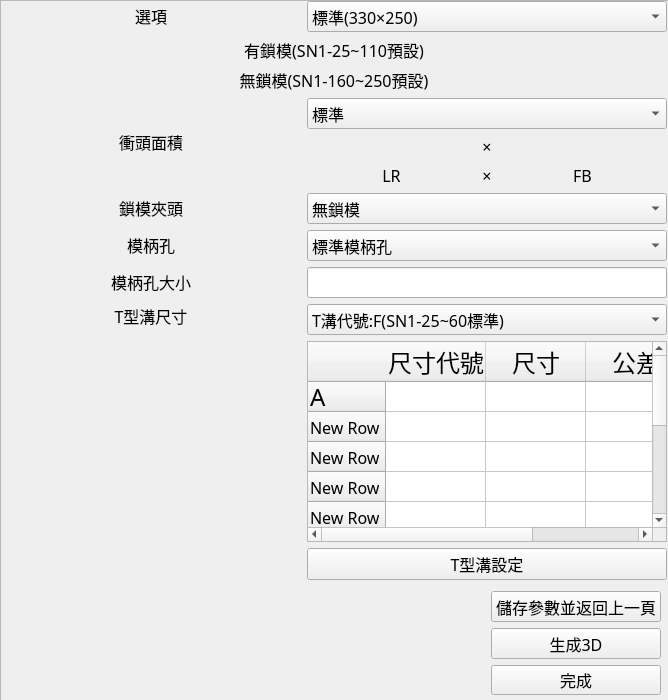
<?xml version="1.0" encoding="UTF-8"?>
<ui version="4.0">
 <class>Form</class>
 <widget class="QWidget" name="Form">
  <property name="geometry">
   <rect>
    <x>0</x>
    <y>0</y>
    <width>668</width>
    <height>700</height>
   </rect>
  </property>
  <property name="sizePolicy">
   <sizepolicy hsizetype="Maximum" vsizetype="Maximum">
    <horstretch>0</horstretch>
    <verstretch>0</verstretch>
   </sizepolicy>
  </property>
  <property name="minimumSize">
   <size>
    <width>668</width>
    <height>700</height>
   </size>
  </property>
  <property name="maximumSize">
   <size>
    <width>668</width>
    <height>700</height>
   </size>
  </property>
  <property name="windowTitle">
   <string>Form</string>
  </property>
  <widget class="QScrollArea" name="scrollArea">
   <property name="enabled">
    <bool>true</bool>
   </property>
   <property name="geometry">
    <rect>
     <x>0</x>
     <y>0</y>
     <width>690</width>
     <height>1000</height>
    </rect>
   </property>
   <property name="sizePolicy">
    <sizepolicy hsizetype="Maximum" vsizetype="Maximum">
     <horstretch>0</horstretch>
     <verstretch>0</verstretch>
    </sizepolicy>
   </property>
   <property name="minimumSize">
    <size>
     <width>690</width>
     <height>1000</height>
    </size>
   </property>
   <property name="maximumSize">
    <size>
     <width>690</width>
     <height>1000</height>
    </size>
   </property>
   <property name="widgetResizable">
    <bool>true</bool>
   </property>
   <property name="alignment">
    <set>Qt::AlignCenter</set>
   </property>
   <widget class="QWidget" name="scrollAreaWidgetContents">
    <property name="geometry">
     <rect>
      <x>0</x>
      <y>0</y>
      <width>671</width>
      <height>1500</height>
     </rect>
    </property>
    <property name="minimumSize">
     <size>
      <width>0</width>
      <height>1500</height>
     </size>
    </property>
    <widget class="QWidget" name="layoutWidget">
     <property name="geometry">
      <rect>
       <x>0</x>
       <y>0</y>
       <width>666</width>
       <height>579</height>
      </rect>
     </property>
     <layout class="QVBoxLayout" name="verticalLayout_2">
      <item>
       <layout class="QVBoxLayout" name="verticalLayout">
        <item>
         <layout class="QGridLayout" name="gridLayout_2">
          <item row="1" column="0" colspan="3">
           <widget class="QLabel" name="label_21">
            <property name="sizePolicy">
             <sizepolicy hsizetype="Expanding" vsizetype="Fixed">
              <horstretch>0</horstretch>
              <verstretch>0</verstretch>
             </sizepolicy>
            </property>
            <property name="font">
             <font>
              <family>微軟正黑體</family>
              <pointsize>12</pointsize>
             </font>
            </property>
            <property name="text">
             <string>有鎖模(SN1-25~110預設)</string>
            </property>
            <property name="alignment">
             <set>Qt::AlignCenter</set>
            </property>
           </widget>
          </item>
          <item row="2" column="0" colspan="3">
           <widget class="QLabel" name="label_22">
            <property name="sizePolicy">
             <sizepolicy hsizetype="Expanding" vsizetype="Fixed">
              <horstretch>0</horstretch>
              <verstretch>0</verstretch>
             </sizepolicy>
            </property>
            <property name="font">
             <font>
              <family>微軟正黑體</family>
              <pointsize>12</pointsize>
             </font>
            </property>
            <property name="text">
             <string>無鎖模(SN1-160~250預設)</string>
            </property>
            <property name="alignment">
             <set>Qt::AlignCenter</set>
            </property>
           </widget>
          </item>
          <item row="0" column="1" colspan="2">
           <widget class="QComboBox" name="slide_select">
            <property name="sizePolicy">
             <sizepolicy hsizetype="Minimum" vsizetype="Fixed">
              <horstretch>0</horstretch>
              <verstretch>0</verstretch>
             </sizepolicy>
            </property>
            <property name="minimumSize">
             <size>
              <width>175</width>
              <height>0</height>
             </size>
            </property>
            <property name="font">
             <font>
              <family>微軟正黑體</family>
              <pointsize>12</pointsize>
             </font>
            </property>
            <item>
             <property name="text">
              <string>標準(330×250)</string>
             </property>
            </item>
            <item>
             <property name="text">
              <string>標準加大I型(380×250)</string>
             </property>
            </item>
            <item>
             <property name="text">
              <string>標準加大II型(430×250)</string>
             </property>
            </item>
            <item>
             <property name="text">
              <string>特殊衝頭</string>
             </property>
            </item>
           </widget>
          </item>
          <item row="0" column="0">
           <widget class="QLabel" name="label_13">
            <property name="sizePolicy">
             <sizepolicy hsizetype="Minimum" vsizetype="Fixed">
              <horstretch>0</horstretch>
              <verstretch>0</verstretch>
             </sizepolicy>
            </property>
            <property name="minimumSize">
             <size>
              <width>300</width>
              <height>0</height>
             </size>
            </property>
            <property name="font">
             <font>
              <family>微軟正黑體</family>
              <pointsize>12</pointsize>
             </font>
            </property>
            <property name="text">
             <string>選項</string>
            </property>
            <property name="alignment">
             <set>Qt::AlignCenter</set>
            </property>
           </widget>
          </item>
         </layout>
        </item>
        <item>
         <layout class="QGridLayout" name="gridLayout_3">
          <item row="0" column="0">
           <widget class="QLabel" name="label">
            <property name="sizePolicy">
             <sizepolicy hsizetype="Minimum" vsizetype="Fixed">
              <horstretch>0</horstretch>
              <verstretch>0</verstretch>
             </sizepolicy>
            </property>
            <property name="minimumSize">
             <size>
              <width>300</width>
              <height>0</height>
             </size>
            </property>
            <property name="font">
             <font>
              <family>微軟正黑體</family>
              <pointsize>12</pointsize>
             </font>
            </property>
            <property name="text">
             <string>衝頭面積</string>
            </property>
            <property name="alignment">
             <set>Qt::AlignCenter</set>
            </property>
           </widget>
          </item>
          <item row="0" column="1">
           <layout class="QGridLayout" name="gridLayout">
            <item row="0" column="0" colspan="3">
             <widget class="QComboBox" name="slide_extrasize">
              <property name="sizePolicy">
               <sizepolicy hsizetype="Expanding" vsizetype="Fixed">
                <horstretch>0</horstretch>
                <verstretch>0</verstretch>
               </sizepolicy>
              </property>
              <property name="font">
               <font>
                <family>微軟正黑體</family>
                <pointsize>12</pointsize>
               </font>
              </property>
              <item>
               <property name="text">
                <string>標準</string>
               </property>
              </item>
              <item>
               <property name="text">
                <string>加大I型</string>
               </property>
              </item>
              <item>
               <property name="text">
                <string>加大II型</string>
               </property>
              </item>
             </widget>
            </item>
            <item row="1" column="0">
             <widget class="QLabel" name="slide_LR">
              <property name="sizePolicy">
               <sizepolicy hsizetype="Minimum" vsizetype="Fixed">
                <horstretch>0</horstretch>
                <verstretch>0</verstretch>
               </sizepolicy>
              </property>
              <property name="minimumSize">
               <size>
                <width>100</width>
                <height>0</height>
               </size>
              </property>
              <property name="font">
               <font>
                <family>微軟正黑體</family>
                <pointsize>12</pointsize>
               </font>
              </property>
              <property name="text">
               <string/>
              </property>
              <property name="alignment">
               <set>Qt::AlignCenter</set>
              </property>
             </widget>
            </item>
            <item row="1" column="1">
             <widget class="QLabel" name="label_16">
              <property name="sizePolicy">
               <sizepolicy hsizetype="Fixed" vsizetype="Fixed">
                <horstretch>0</horstretch>
                <verstretch>0</verstretch>
               </sizepolicy>
              </property>
              <property name="font">
               <font>
                <family>微軟正黑體</family>
                <pointsize>12</pointsize>
               </font>
              </property>
              <property name="text">
               <string>×</string>
              </property>
              <property name="alignment">
               <set>Qt::AlignCenter</set>
              </property>
             </widget>
            </item>
            <item row="1" column="2">
             <widget class="QLabel" name="slide_FB">
              <property name="sizePolicy">
               <sizepolicy hsizetype="Minimum" vsizetype="Fixed">
                <horstretch>0</horstretch>
                <verstretch>0</verstretch>
               </sizepolicy>
              </property>
              <property name="minimumSize">
               <size>
                <width>100</width>
                <height>0</height>
               </size>
              </property>
              <property name="font">
               <font>
                <family>微軟正黑體</family>
                <pointsize>12</pointsize>
               </font>
              </property>
              <property name="text">
               <string/>
              </property>
              <property name="alignment">
               <set>Qt::AlignCenter</set>
              </property>
             </widget>
            </item>
            <item row="2" column="0">
             <widget class="QLabel" name="label_19">
              <property name="sizePolicy">
               <sizepolicy hsizetype="Minimum" vsizetype="Fixed">
                <horstretch>0</horstretch>
                <verstretch>0</verstretch>
               </sizepolicy>
              </property>
              <property name="minimumSize">
               <size>
                <width>100</width>
                <height>0</height>
               </size>
              </property>
              <property name="font">
               <font>
                <family>微軟正黑體</family>
                <pointsize>12</pointsize>
               </font>
              </property>
              <property name="text">
               <string>LR</string>
              </property>
              <property name="alignment">
               <set>Qt::AlignCenter</set>
              </property>
             </widget>
            </item>
            <item row="2" column="1">
             <widget class="QLabel" name="label_15">
              <property name="sizePolicy">
               <sizepolicy hsizetype="Fixed" vsizetype="Fixed">
                <horstretch>0</horstretch>
                <verstretch>0</verstretch>
               </sizepolicy>
              </property>
              <property name="font">
               <font>
                <family>微軟正黑體</family>
                <pointsize>12</pointsize>
               </font>
              </property>
              <property name="text">
               <string>×</string>
              </property>
              <property name="alignment">
               <set>Qt::AlignCenter</set>
              </property>
             </widget>
            </item>
            <item row="2" column="2">
             <widget class="QLabel" name="label_20">
              <property name="sizePolicy">
               <sizepolicy hsizetype="Minimum" vsizetype="Fixed">
                <horstretch>0</horstretch>
                <verstretch>0</verstretch>
               </sizepolicy>
              </property>
              <property name="minimumSize">
               <size>
                <width>100</width>
                <height>0</height>
               </size>
              </property>
              <property name="font">
               <font>
                <family>微軟正黑體</family>
                <pointsize>12</pointsize>
               </font>
              </property>
              <property name="text">
               <string>FB</string>
              </property>
              <property name="alignment">
               <set>Qt::AlignCenter</set>
              </property>
             </widget>
            </item>
           </layout>
          </item>
          <item row="1" column="0">
           <widget class="QLabel" name="label_14">
            <property name="sizePolicy">
             <sizepolicy hsizetype="Minimum" vsizetype="Fixed">
              <horstretch>0</horstretch>
              <verstretch>0</verstretch>
             </sizepolicy>
            </property>
            <property name="minimumSize">
             <size>
              <width>300</width>
              <height>0</height>
             </size>
            </property>
            <property name="font">
             <font>
              <family>微軟正黑體</family>
              <pointsize>12</pointsize>
             </font>
            </property>
            <property name="text">
             <string>鎖模夾頭</string>
            </property>
            <property name="alignment">
             <set>Qt::AlignCenter</set>
            </property>
           </widget>
          </item>
          <item row="1" column="1">
           <widget class="QComboBox" name="slide_chuck">
            <property name="sizePolicy">
             <sizepolicy hsizetype="Expanding" vsizetype="Fixed">
              <horstretch>0</horstretch>
              <verstretch>0</verstretch>
             </sizepolicy>
            </property>
            <property name="font">
             <font>
              <family>微軟正黑體</family>
              <pointsize>12</pointsize>
             </font>
            </property>
            <item>
             <property name="text">
              <string>無鎖模</string>
             </property>
            </item>
            <item>
             <property name="text">
              <string>有鎖模</string>
             </property>
            </item>
           </widget>
          </item>
          <item row="2" column="0">
           <widget class="QLabel" name="label_17">
            <property name="sizePolicy">
             <sizepolicy hsizetype="Minimum" vsizetype="Fixed">
              <horstretch>0</horstretch>
              <verstretch>0</verstretch>
             </sizepolicy>
            </property>
            <property name="minimumSize">
             <size>
              <width>300</width>
              <height>0</height>
             </size>
            </property>
            <property name="font">
             <font>
              <family>微軟正黑體</family>
              <pointsize>12</pointsize>
             </font>
            </property>
            <property name="text">
             <string>模柄孔</string>
            </property>
            <property name="alignment">
             <set>Qt::AlignCenter</set>
            </property>
           </widget>
          </item>
          <item row="2" column="1">
           <widget class="QComboBox" name="slide_dieshank">
            <property name="sizePolicy">
             <sizepolicy hsizetype="Expanding" vsizetype="Fixed">
              <horstretch>0</horstretch>
              <verstretch>0</verstretch>
             </sizepolicy>
            </property>
            <property name="font">
             <font>
              <family>微軟正黑體</family>
              <pointsize>12</pointsize>
             </font>
            </property>
            <item>
             <property name="text">
              <string>標準模柄孔</string>
             </property>
            </item>
            <item>
             <property name="text">
              <string>無模柄孔</string>
             </property>
            </item>
            <item>
             <property name="text">
              <string>特殊模柄孔</string>
             </property>
            </item>
           </widget>
          </item>
          <item row="3" column="0">
           <widget class="QLabel" name="label_18">
            <property name="sizePolicy">
             <sizepolicy hsizetype="Minimum" vsizetype="Fixed">
              <horstretch>0</horstretch>
              <verstretch>0</verstretch>
             </sizepolicy>
            </property>
            <property name="minimumSize">
             <size>
              <width>300</width>
              <height>0</height>
             </size>
            </property>
            <property name="font">
             <font>
              <family>微軟正黑體</family>
              <pointsize>12</pointsize>
             </font>
            </property>
            <property name="text">
             <string>模柄孔大小</string>
            </property>
            <property name="alignment">
             <set>Qt::AlignCenter</set>
            </property>
           </widget>
          </item>
          <item row="3" column="1">
           <widget class="QLineEdit" name="slide_dieshank_size">
            <property name="font">
             <font>
              <family>微軟正黑體</family>
              <pointsize>12</pointsize>
             </font>
            </property>
           </widget>
          </item>
         </layout>
        </item>
       </layout>
      </item>
      <item>
       <layout class="QGridLayout" name="gridLayout_5">
        <item row="1" column="0">
         <widget class="QLabel" name="removepicture_2">
          <property name="sizePolicy">
           <sizepolicy hsizetype="Minimum" vsizetype="Expanding">
            <horstretch>0</horstretch>
            <verstretch>0</verstretch>
           </sizepolicy>
          </property>
          <property name="minimumSize">
           <size>
            <width>300</width>
            <height>0</height>
           </size>
          </property>
          <property name="font">
           <font>
            <family>微軟正黑體</family>
            <pointsize>18</pointsize>
            <weight>50</weight>
            <bold>false</bold>
           </font>
          </property>
          <property name="text">
           <string/>
          </property>
          <property name="pixmap">
           <pixmap>T溝詳圖.png</pixmap>
          </property>
          <property name="scaledContents">
           <bool>true</bool>
          </property>
          <property name="alignment">
           <set>Qt::AlignCenter</set>
          </property>
         </widget>
        </item>
        <item row="0" column="1" rowspan="2">
         <layout class="QGridLayout" name="gridLayout_6">
          <item row="0" column="0">
           <widget class="QComboBox" name="t_solt_type">
            <property name="sizePolicy">
             <sizepolicy hsizetype="Expanding" vsizetype="Fixed">
              <horstretch>0</horstretch>
              <verstretch>0</verstretch>
             </sizepolicy>
            </property>
            <property name="font">
             <font>
              <family>微軟正黑體</family>
              <pointsize>12</pointsize>
             </font>
            </property>
            <item>
             <property name="text">
              <string>T溝代號:F(SN1-25~60標準)</string>
             </property>
            </item>
            <item>
             <property name="text">
              <string>T溝代號:G(SN1-80~250標準)</string>
             </property>
            </item>
            <item>
             <property name="text">
              <string>特殊T溝</string>
             </property>
            </item>
           </widget>
          </item>
          <item row="2" column="0">
           <widget class="QPushButton" name="t_machining">
            <property name="sizePolicy">
             <sizepolicy hsizetype="Expanding" vsizetype="Fixed">
              <horstretch>0</horstretch>
              <verstretch>0</verstretch>
             </sizepolicy>
            </property>
            <property name="font">
             <font>
              <family>微軟正黑體</family>
              <pointsize>12</pointsize>
             </font>
            </property>
            <property name="text">
             <string>T型溝設定</string>
            </property>
           </widget>
          </item>
          <item row="1" column="0">
           <widget class="QTableWidget" name="t_solttable">
            <property name="font">
             <font>
              <family>微軟正黑體</family>
              <pointsize>12</pointsize>
             </font>
            </property>
            <property name="contextMenuPolicy">
             <enum>Qt::NoContextMenu</enum>
            </property>
            <property name="layoutDirection">
             <enum>Qt::LeftToRight</enum>
            </property>
            <property name="styleSheet">
             <string notr="true">text-align: center;
</string>
            </property>
            <property name="verticalScrollBarPolicy">
             <enum>Qt::ScrollBarAsNeeded</enum>
            </property>
            <property name="horizontalScrollBarPolicy">
             <enum>Qt::ScrollBarAsNeeded</enum>
            </property>
            <property name="sizeAdjustPolicy">
             <enum>QAbstractScrollArea::AdjustToContents</enum>
            </property>
            <property name="textElideMode">
             <enum>Qt::ElideMiddle</enum>
            </property>
            <row>
             <property name="text">
              <string>A</string>
             </property>
             <property name="font">
              <font>
               <family>微軟正黑體</family>
               <pointsize>18</pointsize>
              </font>
             </property>
            </row>
            <row>
             <property name="text">
              <string>New Row</string>
             </property>
            </row>
            <row>
             <property name="text">
              <string>New Row</string>
             </property>
            </row>
            <row>
             <property name="text">
              <string>New Row</string>
             </property>
            </row>
            <row>
             <property name="text">
              <string>New Row</string>
             </property>
            </row>
            <row>
             <property name="text">
              <string>New Row</string>
             </property>
            </row>
            <row>
             <property name="text">
              <string>B</string>
             </property>
             <property name="font">
              <font>
               <family>微軟正黑體</family>
               <pointsize>18</pointsize>
              </font>
             </property>
            </row>
            <row>
             <property name="text">
              <string>C</string>
             </property>
             <property name="font">
              <font>
               <family>微軟正黑體</family>
               <pointsize>18</pointsize>
              </font>
             </property>
            </row>
            <row>
             <property name="text">
              <string>D</string>
             </property>
             <property name="font">
              <font>
               <family>微軟正黑體</family>
               <pointsize>18</pointsize>
              </font>
             </property>
            </row>
            <column>
             <property name="text">
              <string>尺寸代號</string>
             </property>
             <property name="font">
              <font>
               <family>微軟正黑體</family>
               <pointsize>18</pointsize>
              </font>
             </property>
            </column>
            <column>
             <property name="text">
              <string>尺寸</string>
             </property>
             <property name="font">
              <font>
               <family>微軟正黑體</family>
               <pointsize>18</pointsize>
              </font>
             </property>
            </column>
            <column>
             <property name="text">
              <string>公差</string>
             </property>
             <property name="font">
              <font>
               <family>微軟正黑體</family>
               <pointsize>18</pointsize>
              </font>
             </property>
            </column>
           </widget>
          </item>
         </layout>
        </item>
        <item row="0" column="0">
         <widget class="QLabel" name="label_7">
          <property name="sizePolicy">
           <sizepolicy hsizetype="Minimum" vsizetype="Preferred">
            <horstretch>0</horstretch>
            <verstretch>0</verstretch>
           </sizepolicy>
          </property>
          <property name="minimumSize">
           <size>
            <width>300</width>
            <height>0</height>
           </size>
          </property>
          <property name="font">
           <font>
            <family>微軟正黑體</family>
            <pointsize>12</pointsize>
            <weight>50</weight>
            <bold>false</bold>
           </font>
          </property>
          <property name="text">
           <string>T型溝尺寸</string>
          </property>
          <property name="alignment">
           <set>Qt::AlignCenter</set>
          </property>
         </widget>
        </item>
       </layout>
      </item>
     </layout>
    </widget>
    <widget class="QWidget" name="layoutWidget">
     <property name="geometry">
      <rect>
       <x>490</x>
       <y>590</y>
       <width>170</width>
       <height>104</height>
      </rect>
     </property>
     <layout class="QVBoxLayout" name="verticalLayout_3">
      <item>
       <widget class="QPushButton" name="slide_save">
        <property name="font">
         <font>
          <family>微軟正黑體</family>
          <pointsize>12</pointsize>
         </font>
        </property>
        <property name="text">
         <string>儲存參數並返回上一頁</string>
        </property>
       </widget>
      </item>
      <item>
       <widget class="QPushButton" name="slide_start">
        <property name="font">
         <font>
          <family>微軟正黑體</family>
          <pointsize>12</pointsize>
         </font>
        </property>
        <property name="text">
         <string>生成3D</string>
        </property>
       </widget>
      </item>
      <item>
       <widget class="QPushButton" name="slide_finish">
        <property name="font">
         <font>
          <family>微軟正黑體</family>
          <pointsize>12</pointsize>
         </font>
        </property>
        <property name="text">
         <string>完成</string>
        </property>
       </widget>
      </item>
     </layout>
    </widget>
   </widget>
  </widget>
 </widget>
 <resources/>
 <connections/>
</ui>
